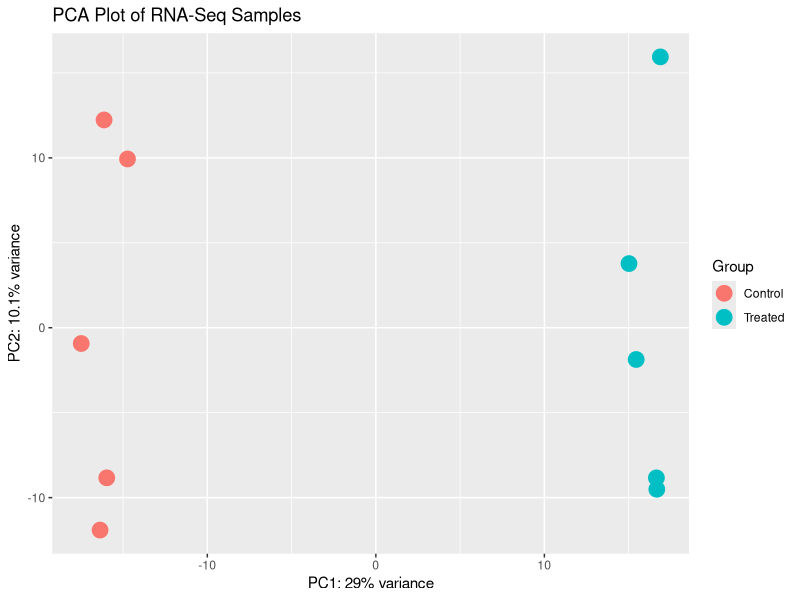
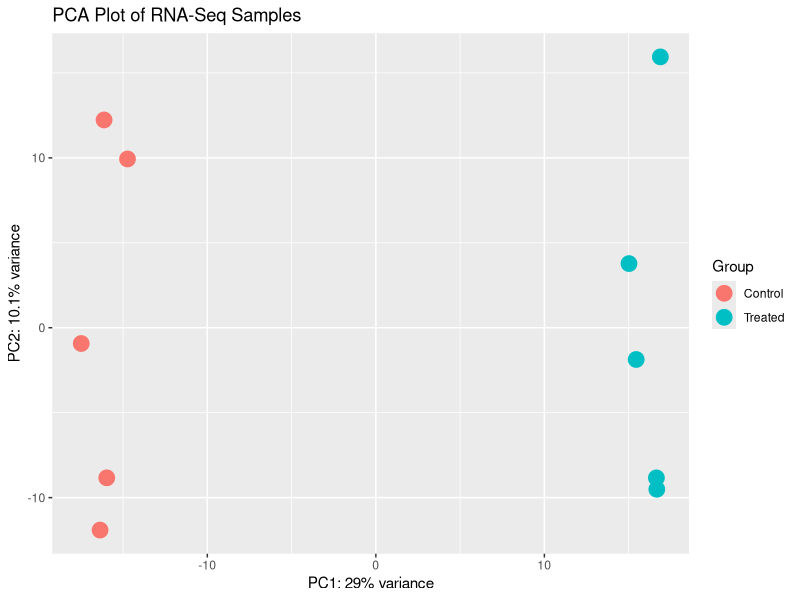

Here is the R script that generated these plots, in order:
library(ggplot2)

set.seed(321)

counts <- matrix(rpois(10000, lambda = 150), nrow = 1000, ncol = 10)
colnames(counts) <- c("Control", "Control", "Control", "Control", "Control", "Treated", "Treated", "Treated","Treated","Treated")
rownames(counts) <- paste0("Gene_", 1:1000)

counts[1:200, 6:10] <- counts[1:200, 6:10] + 100

pca_result <- prcomp(t(counts), scale. = TRUE)
pca_data <- as.data.frame(pca_result$x)
pca_data$Group <- c(rep("Control", 5), rep("Treated", 5))
percentVar <- round(100 * (pca_result$sdev^2 / sum(pca_result$sdev^2)), 1)

pca_plot <- ggplot(pca_data, aes(x = PC1, y = PC2, colour = Group )) +
  geom_point(size = 5) +
  labs(
    title =  "PCA Plot of RNA-Seq Samples",
    x = paste0("PC1: ", percentVar[1], "% variance"),
    y = paste0("PC2: ", percentVar[2], "% variance")
  )


pca_plot
ggsave("Week6/pca_plot.png", pca_plot, width = 7, height = 5)
